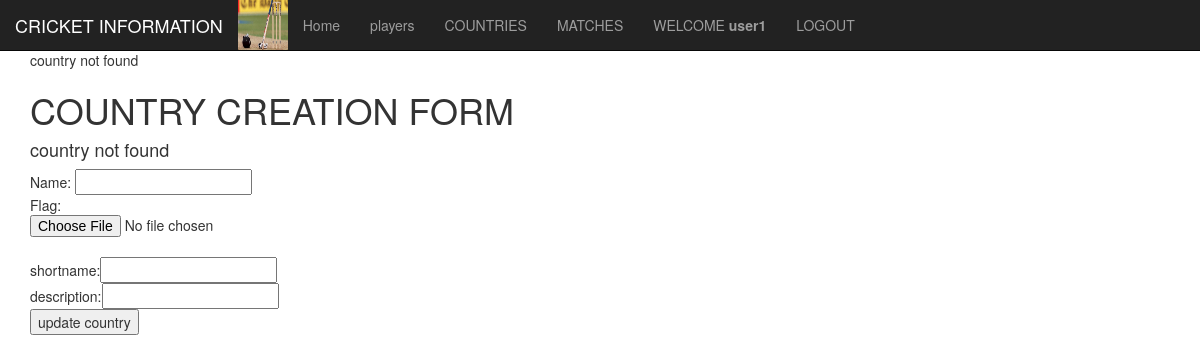
/update_country/5 (signed in), run on an earlier commit of the app's database.
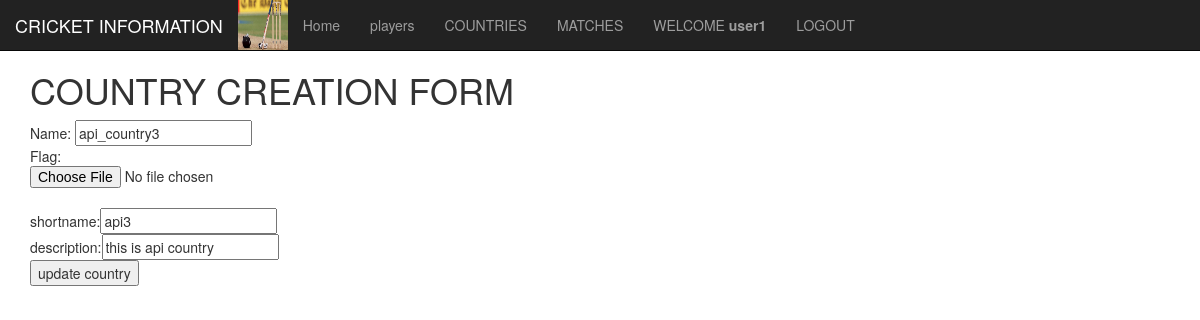
And on a later commit of the database.
### info/models.py (models this page shows, shortened)
class abst(models.Model): # abstract model
	name=models.CharField(max_length=250)
	class Meta:
		abstract=True

class Country(abst):
	flag=models.ImageField(blank=True, null=True)
	shortname = models.CharField(max_length=256, unique=True)
	description=models.TextField(max_length=555,default="about your country")

### info/views.py (the view, shortened to what this page needs)
# urls.py: re_path("update_country/(?P<pk>[0-9]+)",update_country_view),# update_country_view(reobj,pk=23)
def update_country_view(request,pk):
	country = Country.objects.filter(id=pk)
	if country:
		country=country[0]
		msg=""
	else:
		msg="country not found"
	return render(request, "info/update_country.html",
		{"data": country,"message":msg})

### info/templates/info/update_country.html (shortened to what this page needs)
{% extends 'info/home.html'%}
{% block container%}
	<h1>COUNTRY CREATION FORM</h1>
	<h4>{{ message }}</h4>
	<form method="post" enctype="multipart/form-data">
		Name: <input type="text" name="name" value="{{data.name}}"><br>
		Flag:<input type="file" name="flag"><br>
		shortname:<input type="text" name="shortname" value="{{data.shortname}}"><br>
		description:<input type="textarea" name="description" value="{{data.description}}"><br>
		<input type="submit" name="" value="update country">
	</form>
{% endblock %}

### info/templates/info/home.html (shortened to what this page needs)
<!DOCTYPE html>
<html lang="en">
<head>
  <link rel="stylesheet" href="https://maxcdn.bootstrapcdn.com/bootstrap/3.4.0/css/bootstrap.min.css">
  <link rel="stylesheet" type="text/css" href="//cdn.datatables.net/1.10.19/css/jquery.dataTables.min.css">
</head>
<body style="height:1500px">
<nav class="navbar navbar-inverse navbar-fixed-top">
  <div class="container-fluid">
    <div class="navbar-header">
      <a class="navbar-brand" href="#">CRICKET INFORMATION</a>
      <img src="/static/info/images/logo.jpeg" width="50px" height="50px">
    </div>
    <ul class="nav navbar-nav">
      <li><a href="/">Home</a></li>
      {% if request.user.is_authenticated %}
      <li><a href="/players">players</a></li>
      <li><a href="/countries">COUNTRIES</a></li>
      <li><a href="/matches">MATCHES</a></li>
      <li><a href="#">WELCOME <b>{{ request.user.username}}</b></a></li>
      <li><a href="/logout">LOGOUT</a></li>
      {% endif %}
    </ul>
  </div>
</nav>
<div class="container" style="margin-top:50px">
  <p>{{message}}</p>
  {% block container%}{% endblock %}
</div>
</body>
</html>

What changed in the data, as far as the page shows it:
added Country: name "api_country3", shortname "api3", description "this is api country"
Also different on the page:
{{ message }}: "country not found" → (not shown)
